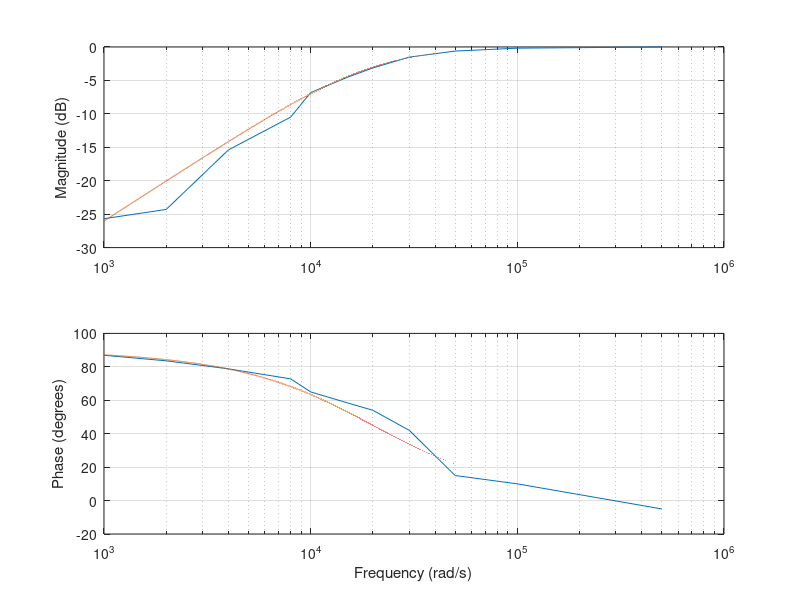

Reproduce this figure in MATLAB.
clc;
clear;

t = 0:0.01:100;
omega = [1e3 2e3 4e3 8e3 10e3 15e3 20e3 30e3 50e3 100e3 500e3];
freq = omega/(2*pi);
Vo = [0.0052 0.0061, 0.0170, 0.0299, 0.0456, 0.0592, 0.0697, 0.0840, 0.0932, 0.0980, 0.1];

timeShift = [0.0931, 0.0482, 0.0253, 0.0134, 0.0115, 0.0081, 0.0063, 0.0046, 0.0033, 0.0017, 0.00037]*2*pi/360;

phaseShift =  -360*freq.*timeShift;
gain = Vo/0.1;
gaindB = 20*log10(gain);

response = gain.*exp(1i*phaseShift);

r1 = 5e3;
r2 = 5e3;
c = 0.01e-6;
tau1 = r1*c;
tau2 = r2*c;

omega_n = 1e3:500e3;
sys = -(tau2*omega_n*1i)./(tau1*omega_n*1i + 1);

figure;
subplot(2,1,1);
semilogx(omega, 20*log10(abs(response))); hold on;
semilogx(omega_n, 20*log10(abs(sys)));
ylabel('Magnitude (dB)');
grid on;

subplot(2,1,2);
semilogx(omega, phaseShift+180); hold on;
semilogx(omega_n, angle(sys)*180/pi+180);
ylabel('Phase (degrees)');
xlabel('Frequency (rad/s)');
grid on;

hold off;
